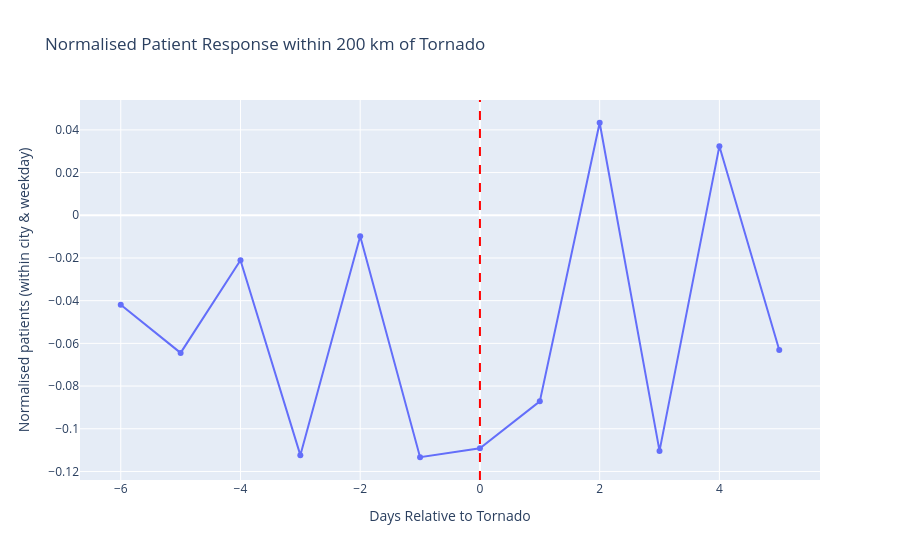

Notebook code cell kept with this figure:
### Code cell
import pandas as pd
import plotly.graph_objects as go

# make sure Date is datetime
combined["Date"] = pd.to_datetime(combined["Date"])

# add weekday
combined["day_of_week"] = combined["Date"].dt.dayofweek

# normalise within each City and weekday
combined["patient_dow_norm"] = (
    combined.groupby(["City", "day_of_week"])["patient_count"]
    .transform(lambda x: (x - x.mean()) / x.std() if x.std() != 0 else 0)
)

distance_threshold = 200

# keep city-days close to a tornado
filtered = combined[combined["distance_km"] <= distance_threshold].copy()

# reduce to one row per city-day
filtered = (
    filtered
    .groupby(["City", "Date"], as_index=False)
    .agg({
        "Impact": "max",
        "distance_km": "min"
    })
)

event_rows = []

storm_days = filtered[filtered["Impact"].notna()][["City", "Date"]].drop_duplicates()

for _, row in storm_days.iterrows():
    city = row["City"]
    storm_date = row["Date"]

    subset = combined[combined["City"] == city]

    for lag in range(-6, 6):
        day = storm_date + pd.Timedelta(days=lag)

        value = subset.loc[subset["Date"] == day, "patient_dow_norm"]

        if not value.empty:
            event_rows.append({
                "lag": lag,
                "patient_dow_norm": value.values[0]
            })

event_df = pd.DataFrame(event_rows)

event_avg = event_df.groupby("lag")["patient_dow_norm"].mean()

fig = go.Figure()

fig.add_trace(go.Scatter(
    x=event_avg.index,
    y=event_avg.values,
    mode="lines+markers",
    name=f"Distance ≤ {distance_threshold} km"
))

fig.add_vline(x=0, line_dash="dash", line_color="red")

fig.update_layout(
    title=f"Normalised Patient Response within {distance_threshold} km of Tornado",
    xaxis_title="Days Relative to Tornado",
    yaxis_title="Normalised patients (within city & weekday)"
)

fig.show()

### Figure 1 — Plotly figure (JSON) as saved in the notebook; plotly's stock layout.template omitted (floating-point values rounded to 4 significant figures)
{"data": [{"mode": "lines+markers", "name": "Distance ≤ 200 km", "type": "scatter", "x": [-6, -5, -4, -3, -2, -1, 0, 1, 2, 3, 4, 5], "y": [-0.04187, -0.06447, -0.02108, -0.1124, -0.00987, -0.1133, -0.1091, -0.08716, 0.04335, -0.1104, 0.03238, -0.06309]}], "layout": {"shapes": [{"line": {"color": "red", "dash": "dash"}, "type": "line", "x0": 0, "x1": 0, "xref": "x", "y0": 0, "y1": 1, "yref": "y domain"}], "title": {"text": "Normalised Patient Response within 200 km of Tornado"}, "xaxis": {"title": {"text": "Days Relative to Tornado"}}, "yaxis": {"title": {"text": "Normalised patients (within city & weekday)"}}}}
